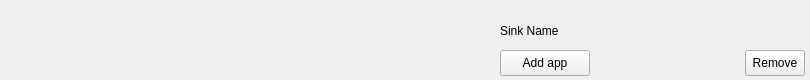
<?xml version="1.0" encoding="UTF-8"?>
<ui version="4.0">
 <class>Widget_Root</class>
 <widget class="QWidget" name="Widget_Root">
  <property name="geometry">
   <rect>
    <x>0</x>
    <y>0</y>
    <width>810</width>
    <height>80</height>
   </rect>
  </property>
  <property name="sizePolicy">
   <sizepolicy hsizetype="MinimumExpanding" vsizetype="MinimumExpanding">
    <horstretch>0</horstretch>
    <verstretch>0</verstretch>
   </sizepolicy>
  </property>
  <property name="minimumSize">
   <size>
    <width>810</width>
    <height>80</height>
   </size>
  </property>
  <property name="windowTitle">
   <string>Widget Root</string>
  </property>
  <widget class="QPushButton" name="removeSinkButton">
   <property name="geometry">
    <rect>
     <x>745</x>
     <y>50</y>
     <width>60</width>
     <height>26</height>
    </rect>
   </property>
   <property name="sizePolicy">
    <sizepolicy hsizetype="Fixed" vsizetype="Fixed">
     <horstretch>0</horstretch>
     <verstretch>0</verstretch>
    </sizepolicy>
   </property>
   <property name="maximumSize">
    <size>
     <width>60</width>
     <height>16777215</height>
    </size>
   </property>
   <property name="text">
    <string>Remove</string>
   </property>
  </widget>
  <widget class="QLabel" name="sinkNameLabel">
   <property name="geometry">
    <rect>
     <x>500</x>
     <y>20</y>
     <width>300</width>
     <height>21</height>
    </rect>
   </property>
   <property name="sizePolicy">
    <sizepolicy hsizetype="Fixed" vsizetype="Fixed">
     <horstretch>0</horstretch>
     <verstretch>0</verstretch>
    </sizepolicy>
   </property>
   <property name="maximumSize">
    <size>
     <width>300</width>
     <height>16777215</height>
    </size>
   </property>
   <property name="text">
    <string>Sink Name</string>
   </property>
  </widget>
  <widget class="QPushButton" name="add_more_apps_btn">
   <property name="geometry">
    <rect>
     <x>500</x>
     <y>50</y>
     <width>90</width>
     <height>26</height>
    </rect>
   </property>
   <property name="maximumSize">
    <size>
     <width>90</width>
     <height>16777215</height>
    </size>
   </property>
   <property name="text">
    <string>Add app</string>
   </property>
  </widget>
  <widget class="QWidget" name="app_list" native="true">
   <property name="geometry">
    <rect>
     <x>0</x>
     <y>10</y>
     <width>477</width>
     <height>67</height>
    </rect>
   </property>
   <property name="sizePolicy">
    <sizepolicy hsizetype="Preferred" vsizetype="MinimumExpanding">
     <horstretch>0</horstretch>
     <verstretch>0</verstretch>
    </sizepolicy>
   </property>
   <layout class="QVBoxLayout" name="verticalLayout">
    <item>
     <layout class="QVBoxLayout" name="app_list_vbox">
      <property name="spacing">
       <number>0</number>
      </property>
      <property name="topMargin">
       <number>0</number>
      </property>
     </layout>
    </item>
   </layout>
  </widget>
 </widget>
 <resources/>
 <connections/>
</ui>
